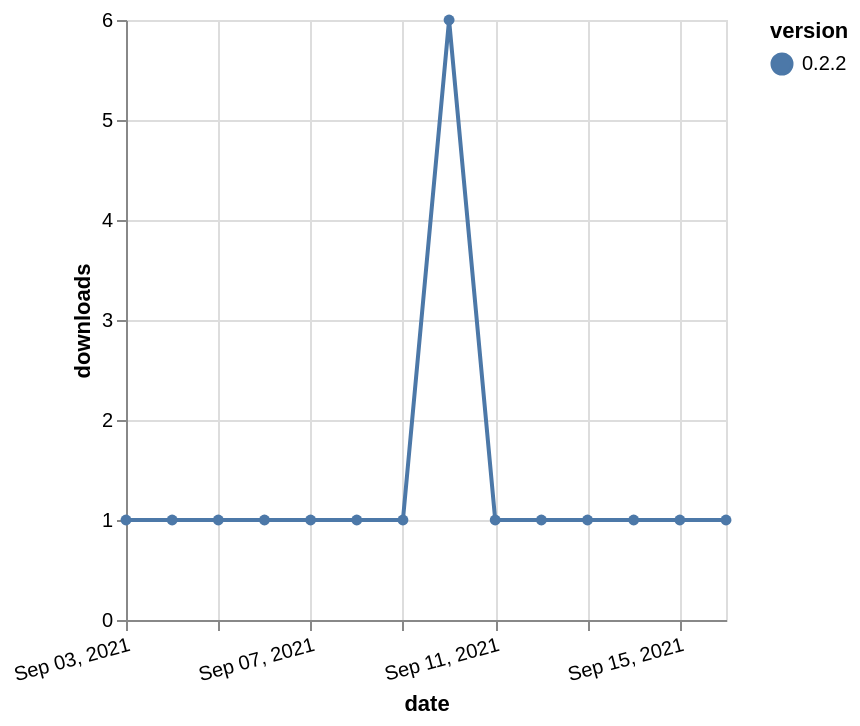

Vega-Lite specification stored for this chart:
### Vega-Lite specification from a JSON file in a GitHub repository (floating-point values rounded to 4 significant figures)
{"$schema": "https://vega.github.io/schema/vega-lite/v5.json", "description": "A simple bar chart with embedded data.", "data": {"values": [{"date": "2021-09-03", "total": 427, "delta": 1, "version": "0.2.2"}, {"date": "2021-09-04", "total": 428, "delta": 1, "version": "0.2.2"}, {"date": "2021-09-05", "total": 429, "delta": 1, "version": "0.2.2"}, {"date": "2021-09-06", "total": 430, "delta": 1, "version": "0.2.2"}, {"date": "2021-09-07", "total": 431, "delta": 1, "version": "0.2.2"}, {"date": "2021-09-08", "total": 432, "delta": 1, "version": "0.2.2"}, {"date": "2021-09-09", "total": 433, "delta": 1, "version": "0.2.2"}, {"date": "2021-09-10", "total": 439, "delta": 6, "version": "0.2.2"}, {"date": "2021-09-11", "total": 440, "delta": 1, "version": "0.2.2"}, {"date": "2021-09-12", "total": 441, "delta": 1, "version": "0.2.2"}, {"date": "2021-09-13", "total": 442, "delta": 1, "version": "0.2.2"}, {"date": "2021-09-14", "total": 443, "delta": 1, "version": "0.2.2"}, {"date": "2021-09-15", "total": 444, "delta": 1, "version": "0.2.2"}, {"date": "2021-09-16", "total": 445, "delta": 1, "version": "0.2.2"}]}, "width": "container", "mark": {"type": "line", "point": {"filled": true}}, "encoding": {"x": {"field": "date", "type": "temporal", "timeUnit": "yearmonthdate", "title": "date", "axis": {"labelAngle": -15}}, "y": {"field": "delta", "type": "quantitative", "title": "downloads"}, "color": {"field": "version", "type": "nominal"}, "tooltip": {"field": "delta"}}}
